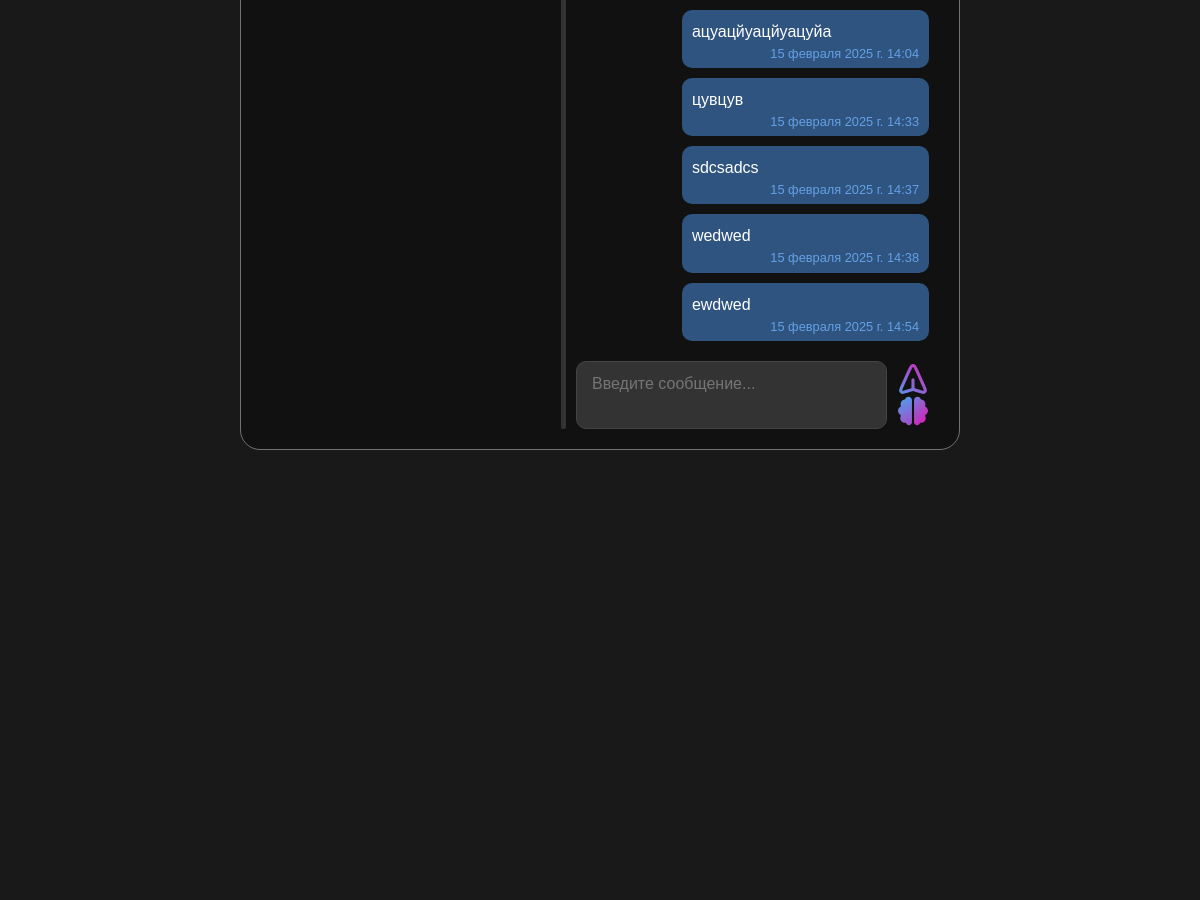
/chats/13 (signed in, middle part), run on an earlier commit of the app's database.
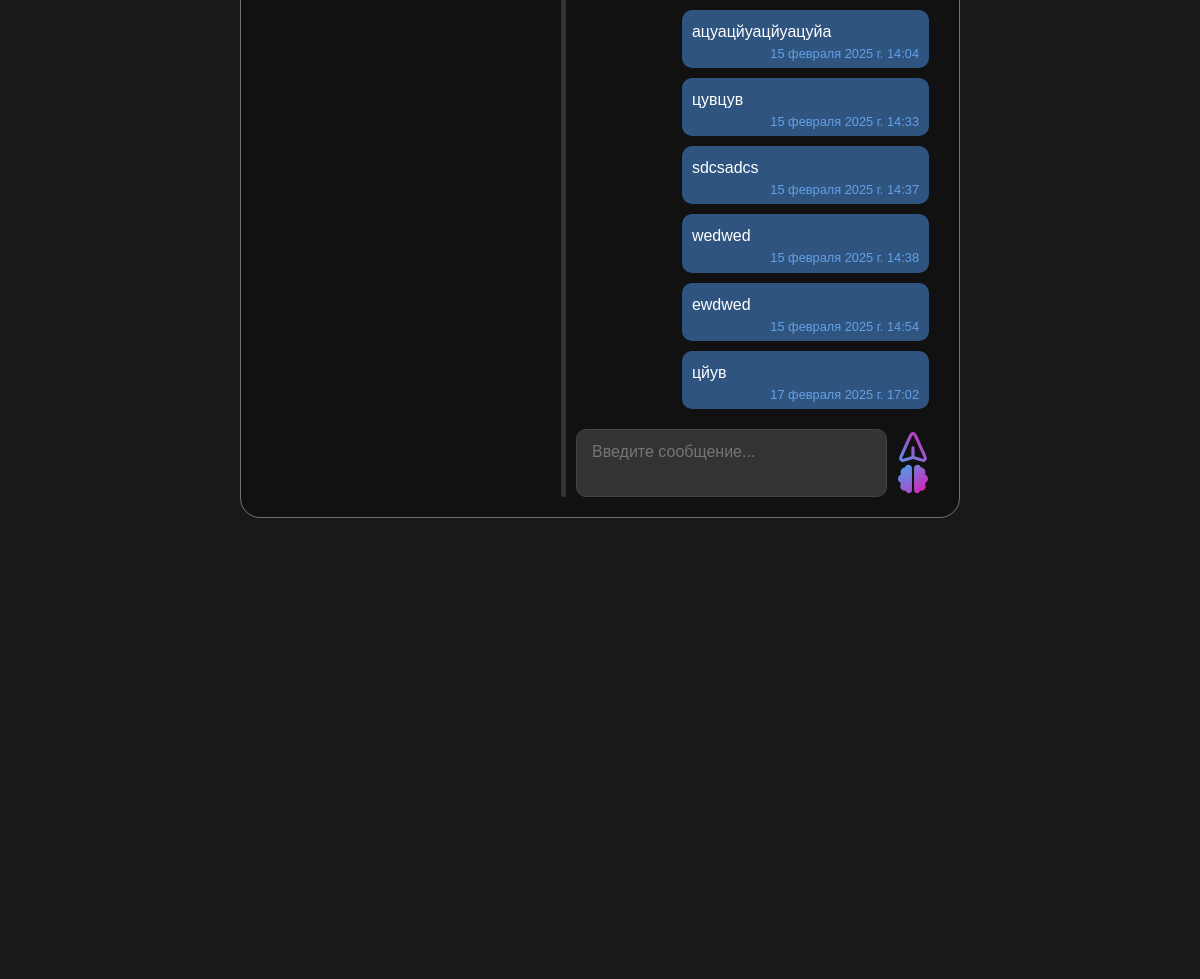
And on a later commit of the database.
### chats/models.py (models this page shows, shortened)
class Message(models.Model):
    chat = models.ForeignKey(Chat, on_delete=models.CASCADE, related_name='messages')
    sender = models.ForeignKey(User, on_delete=models.CASCADE, related_name='sent_messages')
    content = models.TextField()
    timestamp = models.DateTimeField(auto_now_add=True)
    is_changed = models.BooleanField(default=False)
    class Meta:
        verbose_name = 'Сообщение'
        verbose_name_plural = 'Сообщения'
        ordering = ['timestamp']

### chats/views.py (the view)
# urls.py: path('<int:chat_id>', views.chats, name='chats'),
@login_required
def chats(request, chat_id):
    chat = get_object_or_404(Chat, id=chat_id)
    messages = chat.messages.all()
    if request.method == 'POST':
        content = request.POST.get('message-content')
        if content:
            Message.objects.create(chat=chat, sender=request.user, content=content)
        return redirect('chats', chat_id=chat.id)
    if not chat.participants.filter(id=request.user.id).exists():
        return render(request, "404.html")
    chats_list = get_user_chats(request)
    data = {
        'user': request.user,
        'chats_list': chats_list,
        'chat': chat,
        'messages': messages
    }
    return render(request, 'chats/chats.html', data)

### chats/views.py (called while the page is built)
def get_user_chats(request):
    chats_list = Chat.objects.filter(participants=request.user)
    chats_list_filtered = []
    for chat in chats_list:
        other_participants = chat.participants.exclude(id=request.user.id)
        for user in other_participants:
            chats_list_filtered.append({'user': user, 'chat_id': chat.id, 'chat': chat})
    chats_list_filtered.sort(key=lambda x: x['chat'].messages.latest('timestamp').timestamp if x['chat'].messages.exists() else x['chat'].created_at, reverse=True)
    return chats_list_filtered

### users/models.py (called while the page is built)
    def get_avatar_url(self):
        if self.image and hasattr(self.image, 'url'):
            return self.image.url
        else:
            return os.path.join(settings.STATIC_URL, 'person/img/default.jpg')

### chats/templates/chats/chats.html (shortened to what this page needs)
{% extends 'main/layout.html' %}
{% load static %}
{% block link %}
    <link rel="stylesheet" href="{% static 'chats/css/chats.css' %}">
{% endblock %}
{% block content %}
<section class="container-chats">
    <aside class="chat-list">
        <div class="chats">
        </div>
    </aside>
    <div class="resizer" id="dragMe">
        <button type="button" style="height: 100%;"></button>
    </div>
    <div class="chat-window">
        {% if chat %}
            <div class="messages" id="chat-messages">
                {% for message in messages %}
                    {% if message.sender.id == request.user.id %}
                        <div class="message message-sent" data-message-id="{{ message.id }}">
                            <div class="message-text">{{ message.content }}</div>
                            <span class="message-sent-time">
                                {{ message.timestamp }}
                            </span>
                        </div>
                    {% endif %}
                {% endfor %}
            </div>
            <form method="post">
                <div class="input-area">
                    <textarea class="text-message-field" name="message-content" placeholder="Введите сообщение..."></textarea>
                    <div class="input-area-buttons">
                        <button type="submit">
                            <img src="{% static 'chats/img/send.svg' %}" height="30px" width="30px">
                        </button>
                        <button type="button" id="aiHelpButton" data-chat-id="{{ chat.id }}">
                            <img src="{% static 'chats/img/ai.svg' %}" id="aiHelpIcon" height="30px" width="30px">
                        </button>
                    </div>
                </div>
            </form>
        {% else %}
            <p class="commentary-centered">Чат не выбран</p>
        {% endif %}
    </div>
</section>
{% endblock %}

What changed in the data, as far as the page shows it:
added Message: content "цйув", timestamp "17 февраля 2025 г. 17:02"
